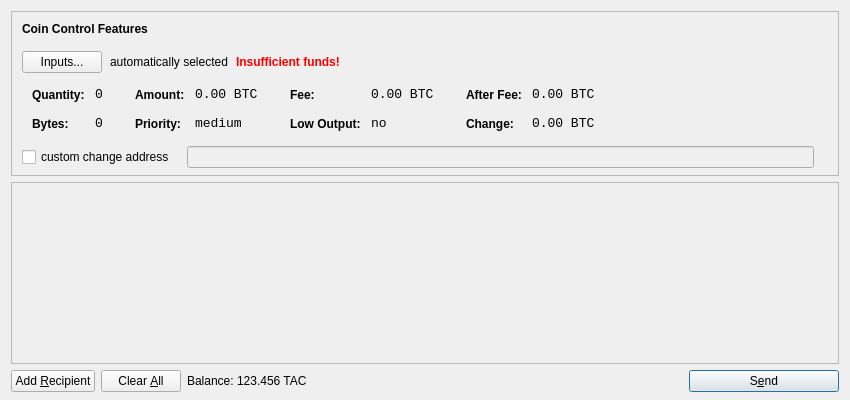
<?xml version="1.0" encoding="UTF-8"?>
<ui version="4.0">
 <class>SendCoinsDialog</class>
 <widget class="QDialog" name="SendCoinsDialog">
  <property name="geometry">
   <rect>
    <x>0</x>
    <y>0</y>
    <width>850</width>
    <height>400</height>
   </rect>
  </property>
  <property name="windowTitle">
   <string>Send Coins</string>
  </property>
  <layout class="QVBoxLayout" name="verticalLayout" stretch="0,1,0">
   <property name="bottomMargin">
    <number>8</number>
   </property>
   <item>
    <widget class="QFrame" name="frameCoinControl">
     <property name="sizePolicy">
      <sizepolicy hsizetype="Expanding" vsizetype="Expanding">
       <horstretch>0</horstretch>
       <verstretch>0</verstretch>
      </sizepolicy>
     </property>
     <property name="maximumSize">
      <size>
       <width>16777215</width>
       <height>16777215</height>
      </size>
     </property>
     <property name="frameShape">
      <enum>QFrame::StyledPanel</enum>
     </property>
     <property name="frameShadow">
      <enum>QFrame::Sunken</enum>
     </property>
     <layout class="QVBoxLayout" name="verticalLayoutCoinControl2">
      <property name="spacing">
       <number>-1</number>
      </property>
      <property name="leftMargin">
       <number>0</number>
      </property>
      <property name="topMargin">
       <number>0</number>
      </property>
      <property name="rightMargin">
       <number>0</number>
      </property>
      <property name="bottomMargin">
       <number>6</number>
      </property>
      <item>
       <layout class="QVBoxLayout" name="verticalLayoutCoinControl" stretch="0,0,0,0,1">
        <property name="spacing">
         <number>0</number>
        </property>
        <property name="leftMargin">
         <number>10</number>
        </property>
        <property name="topMargin">
         <number>10</number>
        </property>
        <item>
         <layout class="QHBoxLayout" name="horizontalLayoutCoinControl1">
          <property name="bottomMargin">
           <number>15</number>
          </property>
          <item>
           <widget class="QLabel" name="labelCoinControlFeatures">
            <property name="sizePolicy">
             <sizepolicy hsizetype="Preferred" vsizetype="Maximum">
              <horstretch>0</horstretch>
              <verstretch>0</verstretch>
             </sizepolicy>
            </property>
            <property name="font">
             <font>
              <weight>75</weight>
              <bold>true</bold>
             </font>
            </property>
            <property name="styleSheet">
             <string notr="true">font-weight:bold;</string>
            </property>
            <property name="text">
             <string>Coin Control Features</string>
            </property>
           </widget>
          </item>
         </layout>
        </item>
        <item>
         <layout class="QHBoxLayout" name="horizontalLayoutCoinControl2" stretch="0,0,0,0">
          <property name="spacing">
           <number>8</number>
          </property>
          <property name="bottomMargin">
           <number>10</number>
          </property>
          <item>
           <widget class="QPushButton" name="pushButtonCoinControl">
            <property name="styleSheet">
             <string notr="true"/>
            </property>
            <property name="text">
             <string>Inputs...</string>
            </property>
           </widget>
          </item>
          <item>
           <widget class="QLabel" name="labelCoinControlAutomaticallySelected">
            <property name="text">
             <string>automatically selected</string>
            </property>
            <property name="margin">
             <number>5</number>
            </property>
           </widget>
          </item>
          <item>
           <widget class="QLabel" name="labelCoinControlInsuffFunds">
            <property name="font">
             <font>
              <weight>75</weight>
              <bold>true</bold>
             </font>
            </property>
            <property name="styleSheet">
             <string notr="true">color:red;font-weight:bold;</string>
            </property>
            <property name="text">
             <string>Insufficient funds!</string>
            </property>
            <property name="margin">
             <number>5</number>
            </property>
           </widget>
          </item>
          <item>
           <spacer name="horizontalSpacerCoinControl">
            <property name="orientation">
             <enum>Qt::Horizontal</enum>
            </property>
            <property name="sizeHint" stdset="0">
             <size>
              <width>40</width>
              <height>1</height>
             </size>
            </property>
           </spacer>
          </item>
         </layout>
        </item>
        <item>
         <widget class="QWidget" name="widgetCoinControl" native="true">
          <property name="sizePolicy">
           <sizepolicy hsizetype="Preferred" vsizetype="Preferred">
            <horstretch>0</horstretch>
            <verstretch>0</verstretch>
           </sizepolicy>
          </property>
          <property name="minimumSize">
           <size>
            <width>0</width>
            <height>0</height>
           </size>
          </property>
          <property name="styleSheet">
           <string notr="true"/>
          </property>
          <layout class="QHBoxLayout" name="horizontalLayoutCoinControl5">
           <property name="margin">
            <number>0</number>
           </property>
           <item>
            <layout class="QHBoxLayout" name="horizontalLayoutCoinControl3" stretch="0,0,0,1">
             <property name="spacing">
              <number>20</number>
             </property>
             <property name="topMargin">
              <number>0</number>
             </property>
             <property name="bottomMargin">
              <number>10</number>
             </property>
             <item>
              <layout class="QFormLayout" name="formLayoutCoinControl1">
               <property name="horizontalSpacing">
                <number>10</number>
               </property>
               <property name="verticalSpacing">
                <number>14</number>
               </property>
               <property name="leftMargin">
                <number>10</number>
               </property>
               <property name="topMargin">
                <number>4</number>
               </property>
               <property name="rightMargin">
                <number>6</number>
               </property>
               <item row="0" column="0">
                <widget class="QLabel" name="labelCoinControlQuantityText">
                 <property name="styleSheet">
                  <string notr="true">font-weight:bold;</string>
                 </property>
                 <property name="text">
                  <string>Quantity:</string>
                 </property>
                 <property name="margin">
                  <number>0</number>
                 </property>
                </widget>
               </item>
               <item row="0" column="1">
                <widget class="QLabel" name="labelCoinControlQuantity">
                 <property name="font">
                  <font>
                   <family>Monospace</family>
                   <pointsize>10</pointsize>
                  </font>
                 </property>
                 <property name="cursor">
                  <cursorShape>IBeamCursor</cursorShape>
                 </property>
                 <property name="contextMenuPolicy">
                  <enum>Qt::ActionsContextMenu</enum>
                 </property>
                 <property name="text">
                  <string notr="true">0</string>
                 </property>
                 <property name="margin">
                  <number>0</number>
                 </property>
                 <property name="textInteractionFlags">
                  <set>Qt::LinksAccessibleByMouse|Qt::TextSelectableByKeyboard|Qt::TextSelectableByMouse</set>
                 </property>
                </widget>
               </item>
               <item row="1" column="0">
                <widget class="QLabel" name="labelCoinControlBytesText">
                 <property name="styleSheet">
                  <string notr="true">font-weight:bold;</string>
                 </property>
                 <property name="text">
                  <string>Bytes:</string>
                 </property>
                </widget>
               </item>
               <item row="1" column="1">
                <widget class="QLabel" name="labelCoinControlBytes">
                 <property name="font">
                  <font>
                   <family>Monospace</family>
                   <pointsize>10</pointsize>
                  </font>
                 </property>
                 <property name="cursor">
                  <cursorShape>IBeamCursor</cursorShape>
                 </property>
                 <property name="contextMenuPolicy">
                  <enum>Qt::ActionsContextMenu</enum>
                 </property>
                 <property name="text">
                  <string notr="true">0</string>
                 </property>
                 <property name="textInteractionFlags">
                  <set>Qt::LinksAccessibleByMouse|Qt::TextSelectableByKeyboard|Qt::TextSelectableByMouse</set>
                 </property>
                </widget>
               </item>
              </layout>
             </item>
             <item>
              <layout class="QFormLayout" name="formLayoutCoinControl2">
               <property name="horizontalSpacing">
                <number>10</number>
               </property>
               <property name="verticalSpacing">
                <number>14</number>
               </property>
               <property name="leftMargin">
                <number>6</number>
               </property>
               <property name="topMargin">
                <number>4</number>
               </property>
               <property name="rightMargin">
                <number>6</number>
               </property>
               <item row="0" column="0">
                <widget class="QLabel" name="labelCoinControlAmountText">
                 <property name="styleSheet">
                  <string notr="true">font-weight:bold;</string>
                 </property>
                 <property name="text">
                  <string>Amount:</string>
                 </property>
                 <property name="margin">
                  <number>0</number>
                 </property>
                </widget>
               </item>
               <item row="0" column="1">
                <widget class="QLabel" name="labelCoinControlAmount">
                 <property name="font">
                  <font>
                   <family>Monospace</family>
                   <pointsize>10</pointsize>
                  </font>
                 </property>
                 <property name="cursor">
                  <cursorShape>IBeamCursor</cursorShape>
                 </property>
                 <property name="contextMenuPolicy">
                  <enum>Qt::ActionsContextMenu</enum>
                 </property>
                 <property name="text">
                  <string notr="true">0.00 BTC</string>
                 </property>
                 <property name="textInteractionFlags">
                  <set>Qt::LinksAccessibleByMouse|Qt::TextSelectableByKeyboard|Qt::TextSelectableByMouse</set>
                 </property>
                </widget>
               </item>
               <item row="1" column="0">
                <widget class="QLabel" name="labelCoinControlPriorityText">
                 <property name="styleSheet">
                  <string notr="true">font-weight:bold;</string>
                 </property>
                 <property name="text">
                  <string>Priority:</string>
                 </property>
                </widget>
               </item>
               <item row="1" column="1">
                <widget class="QLabel" name="labelCoinControlPriority">
                 <property name="font">
                  <font>
                   <family>Monospace</family>
                   <pointsize>10</pointsize>
                  </font>
                 </property>
                 <property name="cursor">
                  <cursorShape>IBeamCursor</cursorShape>
                 </property>
                 <property name="contextMenuPolicy">
                  <enum>Qt::ActionsContextMenu</enum>
                 </property>
                 <property name="text">
                  <string>medium</string>
                 </property>
                 <property name="textInteractionFlags">
                  <set>Qt::LinksAccessibleByMouse|Qt::TextSelectableByKeyboard|Qt::TextSelectableByMouse</set>
                 </property>
                </widget>
               </item>
              </layout>
             </item>
             <item>
              <layout class="QFormLayout" name="formLayoutCoinControl3">
               <property name="horizontalSpacing">
                <number>10</number>
               </property>
               <property name="verticalSpacing">
                <number>14</number>
               </property>
               <property name="leftMargin">
                <number>6</number>
               </property>
               <property name="topMargin">
                <number>4</number>
               </property>
               <property name="rightMargin">
                <number>6</number>
               </property>
               <item row="0" column="0">
                <widget class="QLabel" name="labelCoinControlFeeText">
                 <property name="styleSheet">
                  <string notr="true">font-weight:bold;</string>
                 </property>
                 <property name="text">
                  <string>Fee:</string>
                 </property>
                 <property name="margin">
                  <number>0</number>
                 </property>
                </widget>
               </item>
               <item row="0" column="1">
                <widget class="QLabel" name="labelCoinControlFee">
                 <property name="font">
                  <font>
                   <family>Monospace</family>
                   <pointsize>10</pointsize>
                  </font>
                 </property>
                 <property name="cursor">
                  <cursorShape>IBeamCursor</cursorShape>
                 </property>
                 <property name="contextMenuPolicy">
                  <enum>Qt::ActionsContextMenu</enum>
                 </property>
                 <property name="text">
                  <string notr="true">0.00 BTC</string>
                 </property>
                 <property name="textInteractionFlags">
                  <set>Qt::LinksAccessibleByMouse|Qt::TextSelectableByKeyboard|Qt::TextSelectableByMouse</set>
                 </property>
                </widget>
               </item>
               <item row="1" column="0">
                <widget class="QLabel" name="labelCoinControlLowOutputText">
                 <property name="styleSheet">
                  <string notr="true">font-weight:bold;</string>
                 </property>
                 <property name="text">
                  <string>Low Output:</string>
                 </property>
                </widget>
               </item>
               <item row="1" column="1">
                <widget class="QLabel" name="labelCoinControlLowOutput">
                 <property name="font">
                  <font>
                   <family>Monospace</family>
                   <pointsize>10</pointsize>
                  </font>
                 </property>
                 <property name="cursor">
                  <cursorShape>IBeamCursor</cursorShape>
                 </property>
                 <property name="contextMenuPolicy">
                  <enum>Qt::ActionsContextMenu</enum>
                 </property>
                 <property name="text">
                  <string>no</string>
                 </property>
                 <property name="textInteractionFlags">
                  <set>Qt::LinksAccessibleByMouse|Qt::TextSelectableByKeyboard|Qt::TextSelectableByMouse</set>
                 </property>
                </widget>
               </item>
              </layout>
             </item>
             <item>
              <layout class="QFormLayout" name="formLayoutCoinControl4">
               <property name="horizontalSpacing">
                <number>10</number>
               </property>
               <property name="verticalSpacing">
                <number>14</number>
               </property>
               <property name="leftMargin">
                <number>6</number>
               </property>
               <property name="topMargin">
                <number>4</number>
               </property>
               <property name="rightMargin">
                <number>6</number>
               </property>
               <item row="0" column="0">
                <widget class="QLabel" name="labelCoinControlAfterFeeText">
                 <property name="styleSheet">
                  <string notr="true">font-weight:bold;</string>
                 </property>
                 <property name="text">
                  <string>After Fee:</string>
                 </property>
                 <property name="margin">
                  <number>0</number>
                 </property>
                </widget>
               </item>
               <item row="0" column="1">
                <widget class="QLabel" name="labelCoinControlAfterFee">
                 <property name="font">
                  <font>
                   <family>Monospace</family>
                   <pointsize>10</pointsize>
                  </font>
                 </property>
                 <property name="cursor">
                  <cursorShape>IBeamCursor</cursorShape>
                 </property>
                 <property name="contextMenuPolicy">
                  <enum>Qt::ActionsContextMenu</enum>
                 </property>
                 <property name="text">
                  <string notr="true">0.00 BTC</string>
                 </property>
                 <property name="textInteractionFlags">
                  <set>Qt::LinksAccessibleByMouse|Qt::TextSelectableByKeyboard|Qt::TextSelectableByMouse</set>
                 </property>
                </widget>
               </item>
               <item row="1" column="0">
                <widget class="QLabel" name="labelCoinControlChangeText">
                 <property name="styleSheet">
                  <string notr="true">font-weight:bold;</string>
                 </property>
                 <property name="text">
                  <string>Change:</string>
                 </property>
                </widget>
               </item>
               <item row="1" column="1">
                <widget class="QLabel" name="labelCoinControlChange">
                 <property name="font">
                  <font>
                   <family>Monospace</family>
                   <pointsize>10</pointsize>
                  </font>
                 </property>
                 <property name="cursor">
                  <cursorShape>IBeamCursor</cursorShape>
                 </property>
                 <property name="contextMenuPolicy">
                  <enum>Qt::ActionsContextMenu</enum>
                 </property>
                 <property name="text">
                  <string notr="true">0.00 BTC</string>
                 </property>
                 <property name="textInteractionFlags">
                  <set>Qt::LinksAccessibleByMouse|Qt::TextSelectableByKeyboard|Qt::TextSelectableByMouse</set>
                 </property>
                </widget>
               </item>
              </layout>
             </item>
            </layout>
           </item>
          </layout>
         </widget>
        </item>
        <item>
         <layout class="QHBoxLayout" name="horizontalLayoutCoinControl4" stretch="0,0,0">
          <property name="spacing">
           <number>12</number>
          </property>
          <property name="sizeConstraint">
           <enum>QLayout::SetDefaultConstraint</enum>
          </property>
          <property name="topMargin">
           <number>5</number>
          </property>
          <property name="rightMargin">
           <number>5</number>
          </property>
          <item>
           <widget class="QCheckBox" name="checkBoxCoinControlChange">
            <property name="text">
             <string>custom change address</string>
            </property>
           </widget>
          </item>
          <item>
           <widget class="QLineEdit" name="lineEditCoinControlChange">
            <property name="enabled">
             <bool>false</bool>
            </property>
            <property name="sizePolicy">
             <sizepolicy hsizetype="Expanding" vsizetype="Fixed">
              <horstretch>0</horstretch>
              <verstretch>0</verstretch>
             </sizepolicy>
            </property>
           </widget>
          </item>
          <item>
           <widget class="QLabel" name="labelCoinControlChangeLabel">
            <property name="sizePolicy">
             <sizepolicy hsizetype="Preferred" vsizetype="Expanding">
              <horstretch>0</horstretch>
              <verstretch>0</verstretch>
             </sizepolicy>
            </property>
            <property name="minimumSize">
             <size>
              <width>0</width>
              <height>0</height>
             </size>
            </property>
            <property name="text">
             <string/>
            </property>
            <property name="margin">
             <number>3</number>
            </property>
           </widget>
          </item>
         </layout>
        </item>
        <item>
         <spacer name="verticalSpacerCoinControl">
          <property name="orientation">
           <enum>Qt::Vertical</enum>
          </property>
          <property name="sizeHint" stdset="0">
           <size>
            <width>800</width>
            <height>1</height>
           </size>
          </property>
         </spacer>
        </item>
       </layout>
      </item>
     </layout>
    </widget>
   </item>
   <item>
    <widget class="QScrollArea" name="scrollArea">
     <property name="widgetResizable">
      <bool>true</bool>
     </property>
     <widget class="QWidget" name="scrollAreaWidgetContents">
      <property name="geometry">
       <rect>
        <x>0</x>
        <y>0</y>
        <width>830</width>
        <height>165</height>
       </rect>
      </property>
      <layout class="QVBoxLayout" name="verticalLayout_2">
       <property name="margin">
        <number>0</number>
       </property>
       <item>
        <layout class="QVBoxLayout" name="entries">
         <property name="spacing">
          <number>6</number>
         </property>
        </layout>
       </item>
       <item>
        <spacer name="verticalSpacer">
         <property name="orientation">
          <enum>Qt::Vertical</enum>
         </property>
         <property name="sizeHint" stdset="0">
          <size>
           <width>20</width>
           <height>40</height>
          </size>
         </property>
        </spacer>
       </item>
      </layout>
     </widget>
    </widget>
   </item>
   <item>
    <layout class="QHBoxLayout" name="horizontalLayout">
     <item>
      <widget class="QPushButton" name="addButton">
       <property name="toolTip">
        <string>Send to multiple recipients at once</string>
       </property>
       <property name="text">
        <string>Add &amp;Recipient</string>
       </property>
       <property name="icon">
        <iconset resource="../bitcoin.qrc">
         <normaloff>:/icons/add</normaloff>:/icons/add</iconset>
       </property>
       <property name="autoDefault">
        <bool>false</bool>
       </property>
      </widget>
     </item>
     <item>
      <widget class="QPushButton" name="clearButton">
       <property name="sizePolicy">
        <sizepolicy hsizetype="Minimum" vsizetype="Fixed">
         <horstretch>0</horstretch>
         <verstretch>0</verstretch>
        </sizepolicy>
       </property>
       <property name="toolTip">
        <string>Remove all transaction fields</string>
       </property>
       <property name="text">
        <string>Clear &amp;All</string>
       </property>
       <property name="icon">
        <iconset resource="../bitcoin.qrc">
         <normaloff>:/icons/remove</normaloff>:/icons/remove</iconset>
       </property>
       <property name="autoRepeatDelay">
        <number>300</number>
       </property>
       <property name="autoDefault">
        <bool>false</bool>
       </property>
      </widget>
     </item>
     <item>
      <layout class="QHBoxLayout" name="horizontalLayout_2">
       <property name="spacing">
        <number>3</number>
       </property>
       <item>
        <widget class="QLabel" name="label">
         <property name="text">
          <string>Balance:</string>
         </property>
        </widget>
       </item>
       <item>
        <widget class="QLabel" name="labelBalance">
         <property name="cursor">
          <cursorShape>IBeamCursor</cursorShape>
         </property>
         <property name="text">
          <string>123.456 TAC</string>
         </property>
         <property name="textInteractionFlags">
          <set>Qt::LinksAccessibleByMouse|Qt::TextSelectableByKeyboard|Qt::TextSelectableByMouse</set>
         </property>
        </widget>
       </item>
      </layout>
     </item>
     <item>
      <spacer name="horizontalSpacer">
       <property name="orientation">
        <enum>Qt::Horizontal</enum>
       </property>
       <property name="sizeHint" stdset="0">
        <size>
         <width>40</width>
         <height>20</height>
        </size>
       </property>
      </spacer>
     </item>
     <item>
      <widget class="QPushButton" name="sendButton">
       <property name="minimumSize">
        <size>
         <width>150</width>
         <height>0</height>
        </size>
       </property>
       <property name="toolTip">
        <string>Confirm the send action</string>
       </property>
       <property name="text">
        <string>S&amp;end</string>
       </property>
       <property name="icon">
        <iconset resource="../bitcoin.qrc">
         <normaloff>:/icons/send</normaloff>:/icons/send</iconset>
       </property>
       <property name="default">
        <bool>true</bool>
       </property>
      </widget>
     </item>
    </layout>
   </item>
  </layout>
 </widget>
 <resources>
  <include location="../bitcoin.qrc"/>
 </resources>
 <connections/>
</ui>
